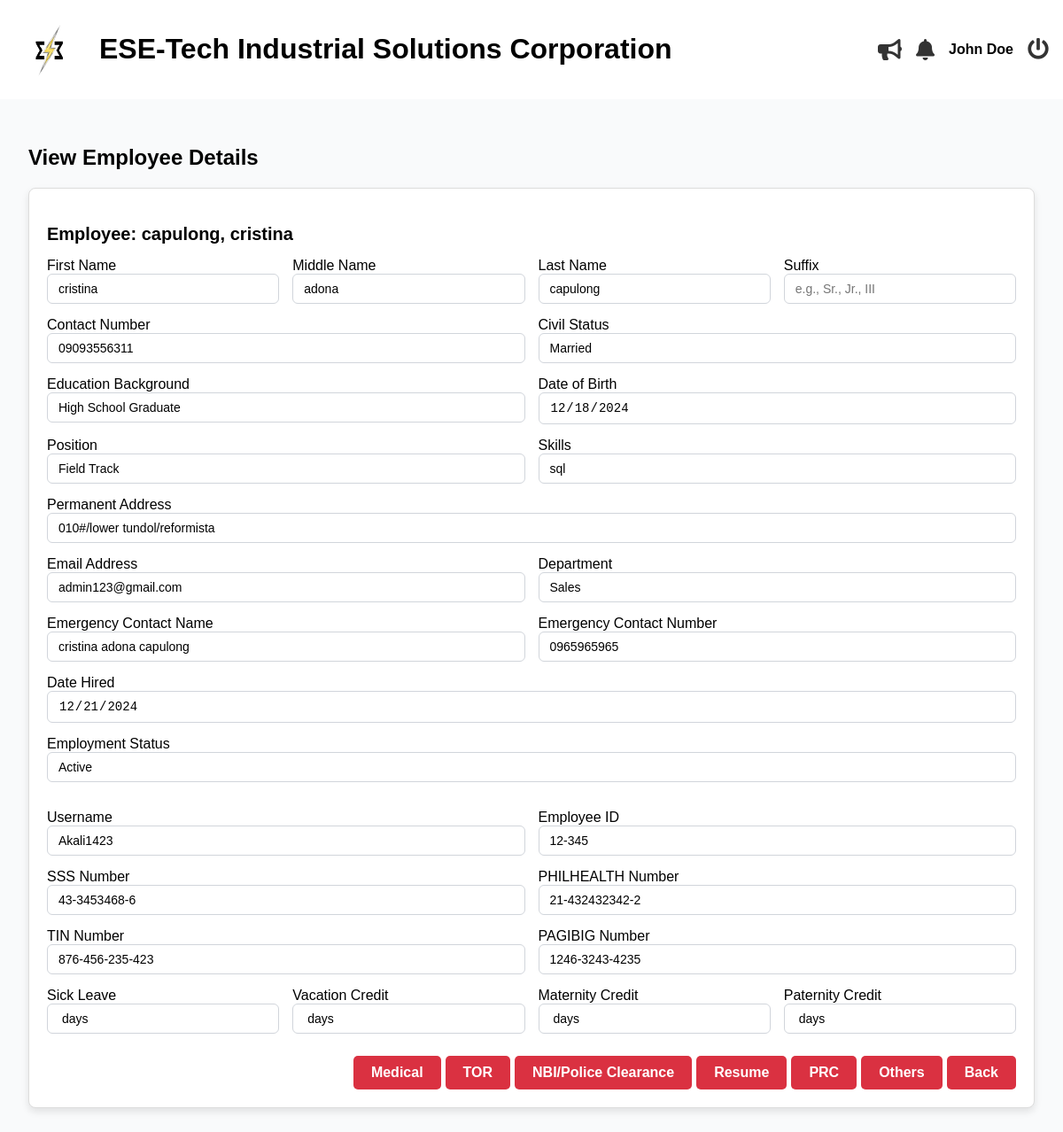
The app's page /admin/view_employee.php?id=2 (signed in) with its own data.
### tables this page shows
CREATE TABLE `employees` (
  `id` int(11) NOT NULL,
  `last_name` varchar(255) NOT NULL,
  `first_name` varchar(255) NOT NULL,
  `middle_name` varchar(255) NOT NULL,
  `email` varchar(100) NOT NULL,
  `position` varchar(255) NOT NULL,
  `hire_date` date NOT NULL,
  `department` varchar(255) NOT NULL,
  `employment_status` varchar(255) NOT NULL,
  `employee_id` int(20) NOT NULL,
  `user_type` int(11) NOT NULL DEFAULT 2 COMMENT '1=admin, 2=staff, 3=super admin',
  `password` varchar(255) NOT NULL,
  `e_status` int(11) NOT NULL DEFAULT 1,
  `date_of_birth` date DEFAULT NULL,
  `contact_number` varchar(20) DEFAULT NULL,
  `perma_address` text DEFAULT NULL,
  `civil_status` varchar(10) DEFAULT NULL,
  `sss_number` varchar(15) DEFAULT NULL,
  `philhealth_number` varchar(15) DEFAULT NULL,
  `pagibig_number` varchar(15) DEFAULT NULL,
  `tin_number` varchar(15) DEFAULT NULL,
  `emergency_contact_name` varchar(50) DEFAULT NULL,
  `emergency_contact_number` varchar(15) DEFAULT NULL,
  `educational_background` enum('High School Graduate','Vocational Graduate','College Undergraduate','College Graduate','Postgraduate') DEFAULT NULL,
  `skills` text DEFAULT NULL,
  `username` varchar(255) NOT NULL,
  `leave_credit` int(11) DEFAULT 0
);

### admin/view_employee.php (the view, shortened to what this page needs)
<?php include('header.php'); ?>
    <?php
    $conn = mysqli_connect('localhost', 'root', '', 'esetech');
    $employee = null;
    if (isset($_GET['id'])) {
        $id = $_GET['id'];
        $sql = "SELECT * FROM employees WHERE id=?";
        $stmt = mysqli_prepare($conn, $sql);
        mysqli_stmt_bind_param($stmt, 'i', $id);
        mysqli_stmt_execute($stmt);
        $result = mysqli_stmt_get_result($stmt);
        $employee = mysqli_fetch_assoc($result);
    }
?>
    <!DOCTYPE html>
    <html lang="en">
    <head>
        <link rel="stylesheet" href="styles.css">
        <link rel="stylesheet" href="https://cdnjs.cloudflare.com/ajax/libs/font-awesome/5.15.4/css/all.min.css">
    </head>
    <body>
        <main class="main-content">
            <section id="edit-employee">
                <h2>View Employee Details</h2>
                <?php if ($employee): ?>
                    <div class="card mb-4">
                        <div class="card-header">
                            <h3>Employee: <?php echo $employee['last_name'] . ', ' . $employee['first_name']; ?></h3>
                        </div>
                        <div class="card-body">
                            <form method="POST">
                            <div class="form-row">
                <div class="col-md-4">
                <label for="date_of_birth">First Name</label>
                    <input type="text" class="form-control" name="first_name" placeholder="First Name" value="<?php  echo $employee['first_name'] ?>" readonly>
                </div>
                <div class="col-md-4">
                <label for="date_of_birth">Middle Name</label>
                    <input type="text" class="form-control" name="middle_name" placeholder="Middle Name" value="<?php  echo $employee['middle_name'] ?>" readonly>
                </div>
                <div class="col-md-4">
                <label for="date_of_birth">Last Name</label>
                    <input type="text" class="form-control" name="last_name" placeholder="Last Name" value="<?php  echo $employee['last_name'] ?>" readonly>
                </div>
                <div class="col-md-4">
                    <label for="suffix">Suffix</label>
                    <input type="text" class="form-control" name="suffix" placeholder="e.g., Sr., Jr., III" value="<?php  echo $employee['suffix'] ?>">
                </div>
            </div>
            <div class="form-row">
                <div class="col-md-6">
                    <label for="contact_number">Contact Number</label>
                    <input type="text" class="form-control" name="contact_number" placeholder="e.g., +63 912-345-6789" value="<?php  echo $employee['contact_number'] ?>" readonly>
                </div>
                <div class="col-md-6">
                    <label for="civil_status">Civil Status</label>
                    <input type="text" class="form-control" name="civil_status" placeholder="Civil Status" value="<?php  echo $employee['civil_status'] ?>" readonly>
                </div>
            </div>
            <div class="form-row">
                <div class="col-md-6">
                    <label for="educational_background">Education Background</label>
                    <input type="text" class="form-control" name="educational_background" placeholder="Education Background" value="<?php  echo $employee['educational_background'] ?>" readonly>
                </div>
                <div class="col-md-6">
                    <label for="date_of_birth">Date of Birth</label>
                    <input type="date" class="form-control" name="date_of_birth" placeholder="Date of Birth" value="<?php  echo $employee['date_of_birth'] ?>" readonly>
                </div>
            </div>
            <div class="form-row">
                <div class="col-md-6">
                    <label for="position">Position</label>
                    <input type="text" class="form-control" name="position" placeholder="Position" value="<?php  echo $employee['position'] ?>" readonly>
                </div>
                <div class="col-md-6">
                    <label for="skills">Skills</label>
                    <input type="text" class="form-control" name="skills" placeholder="Skills" value="<?php  echo $employee['skills'] ?>" readonly>
                </div>
            </div>
            <div class="form-row">
                <div class="col-md-6">
                    <label for="perma_address">Permanent Address</label>
                    <input type="text" class="form-control" name="perma_address" placeholder="Permanent Address" value="<?php  echo $employee['perma_address'] ?>" readonly>
                </div>
            </div>
            <div class="form-row">
                <div class="col-md-6">
                    <label for="date_of_birth">Email Address</label>
                    <input type="email" class="form-control" name="email" placeholder="Email" value="<?php  echo $employee['email'] ?>" readonly>
                </div>
                <div class="col-md-6">
                    <label for="department">Department</label>
                    <input type="text" class="form-control" name="department" placeholder="department" value="<?php  echo $employee['department'] ?>" readonly>
                </div>
            </div>
            <div class="form-row">
                <div class="col-md-6">
                    <label for="emergency_contact_name">Emergency Contact Name</label>
                    <input type="text" class="form-control" name="emergency_contact_name" placeholder="Emergency Contact Name" value="<?php  echo $employee['emergency_contact_name'] ?>"  readonly>
                </div>
                <div class="col-md-6">
                    <label for="emergency_contact_number">Emergency Contact Number</label>
                    <input type="text" class="form-control" name="emergency_contact_number" placeholder="Emergency Contact Number" value="<?php  echo $employee['emergency_contact_number'] ?>" readonly>
                </div>
            </div>
            <div class="form-row">
            <div class="col-md-4">
                <label for="hire_date">Date Hired</label>
                <input type="date" class="form-control" name="hire_date" id="hire_date" placeholder="yyyy-mm-dd" value="<?php  echo $employee['hire_date'] ?>" readonly>
            </div>
            </div>
             <div class="form-row">
                <div class="form-group col-md-6">
                    <label>Employment Status</label>
                    <input type="text" class="form-control" name="employment_status" value="<?php  echo $employee['employment_status'] ?>" readonly>
                </div>
                </div>
            <div class="form-row">
                <div class="col-md-4">
                <label for="date_of_birth">Username</label>
                    <input type="text" class="form-control" name="username" placeholder="Username" value="<?php  echo $employee['username'] ?>" readonly>
                </div>
                <div class="col-md-4">
                <label for="date_of_birth">Employee ID</label>
                    <input type="text" id="employee_id" class="form-control" name="employee_id" placeholder="Employee ID" value="<?php  echo $employee['employee_id'] ?>" readonly>
                </div>
            </div>
            <div class="form-row">
                <div class="col-md-6">
                    <label for="date_of_birth">SSS Number</label>
                    <input type="text" class="form-control" name="sss_number" placeholder="SSS Number" readonly pattern="\d{2}-\d{7}-\d{1}" title="SSS should be in the format 00-0000000-0" value="<?php  echo $employee['sss_number'] ?>">
                </div>
                <div class="col-md-6">
                    <label for="date_of_birth">PHILHEALTH Number</label>
                    <input type="text" class="form-control" name="philhealth_number" placeholder="PhilHealth Number" readonly pattern="\d{2}-\d{9}-\d{1}" title="PhilHealth should be in the format 00-000000000-0" value="<?php  echo $employee['philhealth_number'] ?>">
                </div>
            </div>
            <div class="form-row">
                <div class="col-md-6">
                    <label for="date_of_birth">TIN Number</label>
                    <input type="text" class="form-control" name="tin_number" placeholder="TIN Number" readonly pattern="\d{3}-\d{3}-\d{3}-\d{3}" title="TIN should be in the format 000-000-000-000" value="<?php  echo $employee['tin_number'] ?>">
                </div>
                <div class="col-md-6">
                    <label for="date_of_birth">PAGIBIG Number</label>
                    <input type="text" class="form-control" name="pagibig_number" placeholder="PagIBIG Number" readonly pattern="\d{4}-\d{4}-\d{4}" title="PagIBIG should be in the format 0000-0000-0000" value="<?php  echo $employee['pagibig_number'] ?>">
                </div>
            </div>
            <div class="form-row">
                    <div class="col-md-6">
                        <label for="sick_leave">Sick Leave</label>
                        <input type="text" id="sick_leave" class="form-control" name="sick_leave" placeholder="Sick Leave" value="<?php  echo $employee['sick_leave'] . ' ' . 'days' ?>" readonly>
                    </div>
                    <div class="col-md-6">
                        <label for="vacation_leave">Vacation Credit</label>
                        <input type="text" id="vacation_leave" class="form-control" name="vacation_leave" placeholder="Vacation Credit" value="<?php  echo $employee['vacation_leave'] . ' ' . 'days'?>" readonly>
                    </div>
                    <div class="col-md-6">
                        <label for="maternity_leave">Maternity Credit</label>
                        <input type="text" id="maternity_leave" class="form-control" name="maternity_leave" placeholder="Maternity Credit" value="<?php  echo $employee['maternity_leave'] . ' ' . 'days'?>" readonly>
                    </div>
                    <div class="col-md-6">
                        <label for="paternity_leave">Paternity Credit</label>
                        <input type="text" id="paternity_leave" class="form-control" name="paternity_leave" placeholder="Paternity Credit" value="<?php  echo $employee['paternity_leave'] . ' ' . 'days'?>" readonly>
                    </div>
                </div>
                                </div>
                                <div class="col-md-6 buttons">
                                    <a href="./file_medical?id=<?php echo $employee['id']?>" class="btn btn-cancel">Medical</a>
                                    <a href="./file_tor?id=<?php echo $employee['id']?>" class="btn btn-cancel">TOR</a>
                                    <a href="./file_police?id=<?php echo $employee['id']?>" class="btn btn-cancel">NBI/Police Clearance</a>
                                    <a href="./file_resume?id=<?php echo $employee['id']?>" class="btn btn-cancel">Resume</a>
                                    <a href="./file_prc?id=<?php echo $employee['id']?>" class="btn btn-cancel">PRC</a>
                                    <a href="./file_201?id=<?php echo $employee['id']?>" class="btn btn-cancel">Others</a>
                                    <a href="./employees" class="btn btn-cancel">Back</a>
                                </div>
                        </div>
                    </div>
                <?php else: ?>
                    <p class="text-danger">Employee not found.</p>
                <?php endif; ?>
        <?php include('footer.php'); ?>
    </body>
    </html>

### admin/header.php (shortened to what this page needs)
<!DOCTYPE html>
<html lang="en">
<head>
    <link rel="stylesheet" href="css/styles.css">
    <link rel="stylesheet" href="https://cdnjs.cloudflare.com/ajax/libs/font-awesome/5.15.4/css/all.min.css">
</head>
<body>
<header>
    <div class="logo">
        <img src="images/logo1.png" alt="ESE-Tech Logo">
        <h1>ESE-Tech Industrial Solutions Corporation</h1>
    </div>
    <div class="header-right">
        <i class="fas fa-bullhorn"></i>
        <i class="fas fa-bell"></i>
        <div class="profile">
            <strong>
                <?php echo isset($_SESSION['fullname']) ? htmlspecialchars($_SESSION['fullname']) : 'Guest'; ?>
            </strong>
        </div>
        <a href="./logout" class="logout-button">
            <i class="fas fa-power-off"></i>
        </a>
    </div>
</header>
<div class="container">

### admin/footer.php (shortened to what this page needs)
</body>
</html>

### admin/css/styles.css (style rules this page uses)
* { text-decoration: none; }
body { font-family: Arial, sans-serif; margin: 0; padding: 0; background-color: #f0f0f0; }
header { background-color: #fff; padding: 1rem; display: flex; justify-content: space-between; align-items: center; box-shadow: 0 2px 5px rgba(0, 0, 0, 0.1); }
.main-content { flex-grow: 1; padding: 2rem; background-color: #f9fafb; }
.card { border: 1px solid #ddd; border-radius: 8px; margin-bottom: 20px; padding: 20px; background-color: #fff; box-shadow: 0 4px 8px rgba(0, 0, 0, 0.1); }
.card-header h3 { font-size: 20px; font-weight: bold; margin-bottom: 15px; }
.form-row { display: flex; flex-wrap: wrap; gap: 20px; margin-bottom: 20px; }
.form-row .col-md-4, .form-row .col-md-6, .form-row .col-md-12 { flex: 1; min-width: 200px; }
.form-control, select, textarea { width: 100%; padding: 10px; border-radius: 5px; border: 1px solid #ccc; box-sizing: border-box; }
.btn-cancel { padding: 12px 20px; border: none; border-radius: 5px; background-color: #da3141; color: #fff; font-weight: bold; cursor: pointer; transition: background-color 0.3s ease; margin-top: 10px; }
.form-row { display: flex; gap: 15px; margin-bottom: 15px; }
.form-control, .form-control:focus, select.form-control, textarea.form-control { width: 100%; padding: 10px; font-size: 1rem; border: 1px solid #ddd; border-radius: 4px; }
.form-group { margin-bottom: 1rem; }
.col-md-4 { grid-column: span 4; }
.col-md-6 { grid-column: span 6; }
.form-control { width: 100%; padding: 0.5rem 0.75rem; border: 1px solid #d1d5db; border-radius: 0.375rem; font-size: 0.875rem; transition: border-color 0.15s ease-in-out; }
.btn { padding: 10px 20px; font-size: 16px; border: none; cursor: pointer; border-radius: 5px; }
.header-right { display: flex; align-items: center; gap: 1rem; }
.header-right i { font-size: 1.5rem; color: #333; cursor: pointer; }
.header-right .profile { display: flex; align-items: center; cursor: pointer; }
.logo { display: flex; align-items: center; }
.logo img { width: 80px; margin-right: 1rem; }
.container { display: flex; }

### admin/view_employee.php (style rules this page uses)
.buttons { display: flex; gap: 5px; justify-content: end; }

### records on screen
employees: last_name "capulong", first_name "cristina", middle_name "adona", contact_number "09093556311", civil_status "Married", educational_background "High School Graduate", date_of_birth "12/18/2024", position "Field Track", skills "sql", perma_address "010#/lower tundol/reformista", email "admin123@gmail.com", department "Sales", emergency_contact_name "cristina adona capulong", emergency_contact_number "0965965965", hire_date "12/21/2024", employment_status "Active", username "Akali1423", employee_id "12-345", sss_number "43-3453468-6", philhealth_number "21-432432342-2", tin_number "876-456-235-423", pagibig_number "1246-3243-4235"

### other values on screen
$_SESSION['fullname'] "John Doe"
